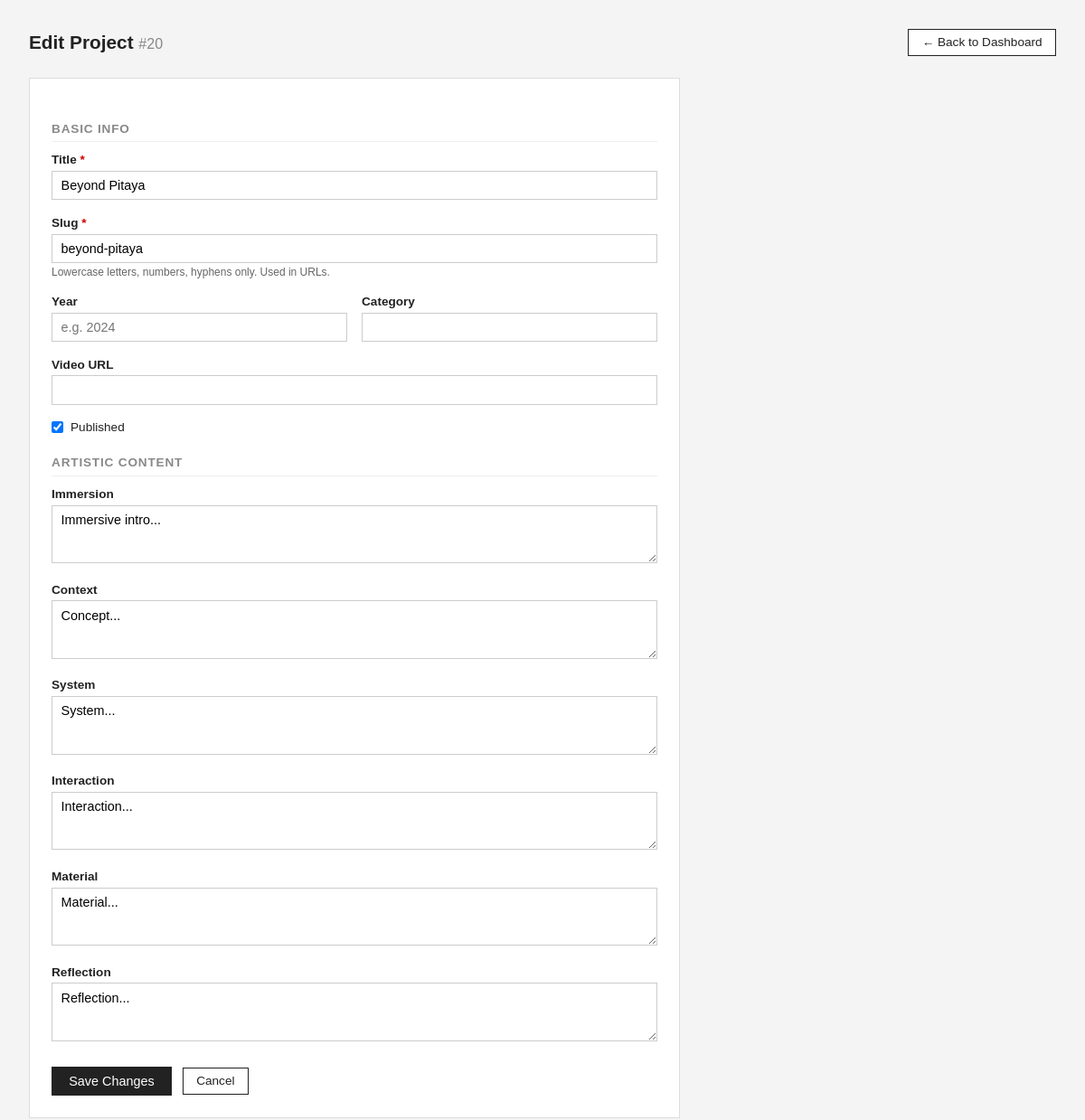
Before: /admin/project-edit.php?id=20 (signed in) with the older database file.
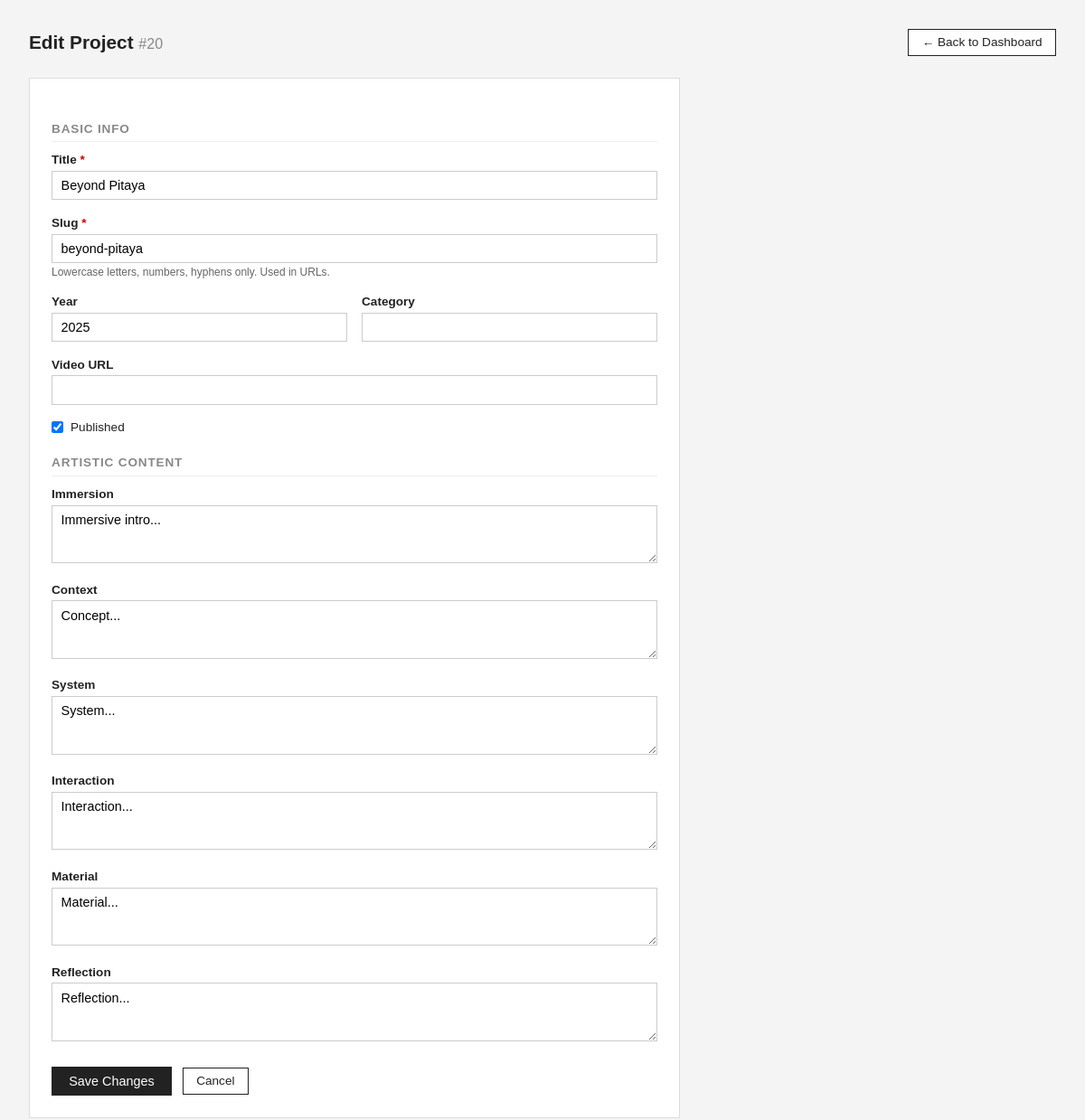
After: the same page with the newer database file.
### tables this page shows
CREATE TABLE projects (
    id INTEGER PRIMARY KEY AUTOINCREMENT,
    title TEXT,
    slug TEXT,
    immersion TEXT,
    context TEXT,
    system_text TEXT,
    interaction_text TEXT,
    material TEXT,
    reflection TEXT
, year TEXT, category TEXT, cover_image TEXT, video_url TEXT, is_published INTEGER DEFAULT 1, created_at TEXT, updated_at TEXT, edit_count INTEGER DEFAULT 0, sort_order INTEGER DEFAULT 0);

### src/project-model.php (called while the page is built, shortened)
<?php
function get_project_by_id(int $id): array|false {
    $db = get_db();
    $stmt = $db->prepare("SELECT * FROM projects WHERE id = ?");
    $stmt->execute([$id]);
    return $stmt->fetch(PDO::FETCH_ASSOC);
}

### public/admin/project-edit.php (the view, shortened to what this page needs)
<?php
require_once __DIR__ . '/../../src/project-model.php';
$id      = isset($_GET['id']) ? (int) $_GET['id'] : 0;
$project = $id ? get_project_by_id($id) : false;
$input = [
    'title'            => $project['title']            ?? '',
    'slug'             => $project['slug']             ?? '',
    'year'             => $project['year']             ?? '',
    'category'         => $project['category']         ?? '',
    'immersion'        => $project['immersion']        ?? '',
    'context'          => $project['context']          ?? '',
    'system_text'      => $project['system_text']      ?? '',
    'interaction_text' => $project['interaction_text'] ?? '',
    'material'         => $project['material']         ?? '',
    'reflection'       => $project['reflection']       ?? '',
    'video_url'        => $project['video_url']        ?? '',
    'is_published'     => $project['is_published']     ?? 1,
];
function val(string $key, array $input): string {
    return htmlspecialchars($input[$key]);
}
?>
<!DOCTYPE html>
<html lang="en">
<head>
</head>
<body>
    <div class="header">
        <h1>Edit Project <span style="color:#888;font-weight:normal;font-size:1rem">#<?= $id ?></span></h1>
        <a href="/admin/dashboard.php" class="btn">&larr; Back to Dashboard</a>
    </div>
    <form method="POST">
        <h2>Basic Info</h2>
        <div class="field">
            <label for="title">Title <span style="color:#c00">*</span></label>
            <input type="text" id="title" name="title" value="<?= val('title', $input) ?>">
        </div>
        <div class="field">
            <label for="slug">Slug <span style="color:#c00">*</span></label>
            <input type="text" id="slug" name="slug" value="<?= val('slug', $input) ?>">
            <p class="hint">Lowercase letters, numbers, hyphens only. Used in URLs.</p>
        </div>
        <div class="two-col">
            <div class="field">
                <label for="year">Year</label>
                <input type="text" id="year" name="year" value="<?= val('year', $input) ?>" placeholder="e.g. 2024">
            </div>
            <div class="field">
                <label for="category">Category</label>
                <input type="text" id="category" name="category" value="<?= val('category', $input) ?>">
            </div>
        </div>
        <div class="field">
            <label for="video_url">Video URL</label>
            <input type="url" id="video_url" name="video_url" value="<?= val('video_url', $input) ?>">
        </div>
        <div class="field">
            <div class="checkbox-row">
                <input type="checkbox" id="is_published" name="is_published" value="1"
                    <?= $input['is_published'] ? 'checked' : '' ?>>
                <label for="is_published">Published</label>
            </div>
        </div>
        <h2>Artistic Content</h2>
        <div class="field">
            <label for="immersion">Immersion</label>
            <textarea id="immersion" name="immersion" rows="3"><?= val('immersion', $input) ?></textarea>
        </div>
        <div class="field">
            <label for="context">Context</label>
            <textarea id="context" name="context" rows="3"><?= val('context', $input) ?></textarea>
        </div>
        <div class="field">
            <label for="system_text">System</label>
            <textarea id="system_text" name="system_text" rows="3"><?= val('system_text', $input) ?></textarea>
        </div>
        <div class="field">
            <label for="interaction_text">Interaction</label>
            <textarea id="interaction_text" name="interaction_text" rows="3"><?= val('interaction_text', $input) ?></textarea>
        </div>
        <div class="field">
            <label for="material">Material</label>
            <textarea id="material" name="material" rows="3"><?= val('material', $input) ?></textarea>
        </div>
        <div class="field">
            <label for="reflection">Reflection</label>
            <textarea id="reflection" name="reflection" rows="3"><?= val('reflection', $input) ?></textarea>
        </div>
        <div class="actions">
            <button type="submit">Save Changes</button>
            <a href="/admin/dashboard.php" class="btn">Cancel</a>
        </div>
    </form>
</body>
</html>

Changed rows visible on the page:
changed projects "Beyond Pitaya": year (not shown) → "2025"
